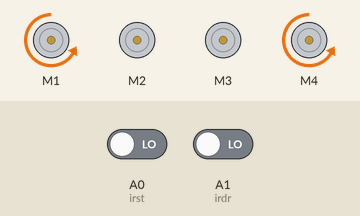
A sketch run on a simulated Arduino Uno, built with avr-gcc and run on an emulated ATmega328P. Shown: 4 × DC motor (green arrow = forward, orange = backward, longer = faster). The inputs (shaded band) are chosen by the test bench; at power-on: A0 (irst) LOW, A1 (irdr) LOW.

Above: at 5.0 s.
5.1 s: A0 (irst) driven HIGH
At 6.6 s:
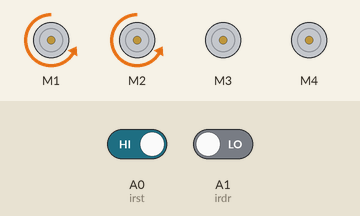
7.9 s: A1 (irdr) driven HIGH
At 9.5 s:
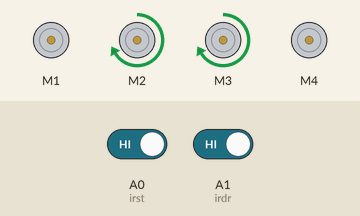
10.7 s: A0 (irst) driven LOW
At 11.4 s:
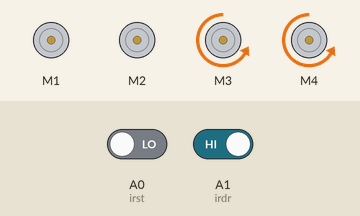
13.5 s: A1 (irdr) driven LOW
At 15.1 s:
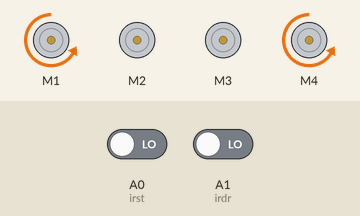
Timing chart, 0 to 16.6 s (numbered marks = the images above; inputs shaded):
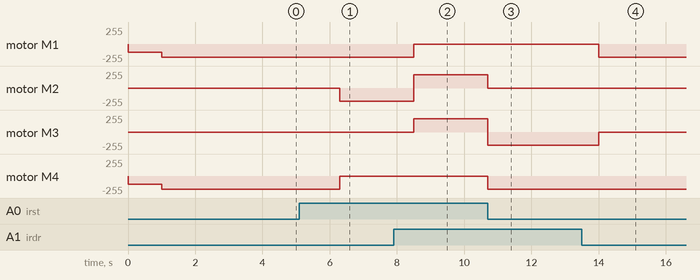

Measured:
- after the input at 5.1 s, motor M2: stopped → backward 200/255 after 1.2 s; motor M4: backward 200/255 → stopped after 1.2 s
- after the input at 7.9 s, motor M1: backward 200/255 → stopped after 0.60 s; motor M2: backward 200/255 → forward 200/255 after 0.60 s; motor M3: stopped → forward 200/255 after 0.60 s
- after the input at 10.7 s, motor M2: forward 200/255 → stopped at once; motor M3: forward 200/255 → backward 200/255 at once; motor M4: stopped → backward 200/255 at once
- after the input at 13.5 s, motor M1: stopped → backward 200/255 after 0.51 s; motor M3: backward 200/255 → stopped after 0.51 s

The sketch:

test_shiled_L293_4motors_2irsensors.ino
```cpp
//
// Programa original : Arduino Motor Shield - Controle motores DC
// Autor : Arduino e Cia
// http://www.arduinoecia.com.br/2014/07/arduino-motor-shield-l293d.html
// adapted by Nicu FLORICA (nbiq_ro) from http://www.tehnic.go.ro
// and http://www.arduinotehniq.com/

// se foloseste libraria AFMotor
// use AFMotor library
#include <AFMotor.h>

// versiuse 0 - test motoare
// versiune 1 - adaugat 2 senzori de proximitate cu infrarosu: http://blog.circuits4you.com/2016/04/arduino-ir-proximity-sensor-interfacing.html

// definim primul motor
// define 1st motor
AF_DCMotor motor1(1);

// definim al doilea motor
// define 2nd motor
AF_DCMotor motor2(2);

// definim al treilea motor
// define 3rd motor
AF_DCMotor motor3(3);

// definim al patrulea motor
// define 4th motor
AF_DCMotor motor4(4);

// definire viteza mica si viteza mare
// define slow speed, high speed
#define vitezamica 125
#define vitezamare 200

//definim pauza
// define pause
#define pauza 3000

// definim pinii senzorilor
#define irst A0
#define irdr A1

byte stang = 1;
byte drept = 1;

int cat = 127;

void setup()
{
viteze(vitezamica);

// pinii ce citire stare senzori IR
pinMode(irst, INPUT);
pinMode(irdr, INPUT);

sta();  // stop

}

void loop()
{

stang = digitalRead(irst);
drept = digitalRead(irdr);

if ((stang == 1) && (drept == 1))
{
 inainte();
 viteze(vitezamare);
}

if ((stang == 0) && (drept == 0))
{
 inapoi();
 viteze(vitezamare);
 delay(1000);
}

if ((stang == 0) && (drept == 1))
{
  stanga();
  viteze(vitezamare);
  delay(1000);
}

if ((stang == 1) && (drept == 0))
{
  dreapta();
  viteze(vitezamare);
  delay(1000);
}

delay(100);

}  // sfarsit proigram   - end main loop

void inainte()
{
  motor1.run(RELEASE);
  motor2.run(FORWARD);
  motor3.run(FORWARD);
  motor4.run(RELEASE);
}

void inapoi()
{
 motor1.run(BACKWARD);
 motor2.run(RELEASE);
 motor3.run(RELEASE);
 motor4.run(BACKWARD);
 delay(1000);
}


void stanga()
{
 motor1.run(RELEASE);
 motor2.run(RELEASE);
 motor3.run(BACKWARD);
 motor4.run(BACKWARD);
}

void dreapta()
{
  motor1.run(BACKWARD);
  motor2.run(BACKWARD);
  motor3.run(RELEASE);
  motor4.run(RELEASE);
}

void sta()
{
  motor1.run(RELEASE);
  motor2.run(RELEASE);
  motor3.run(RELEASE);
  motor4.run(RELEASE);
}

void viteze(int cat)
{
  motor1.setSpeed(cat);
  motor2.setSpeed(cat);
  motor3.setSpeed(cat);
  motor4.setSpeed(cat);
}
```
